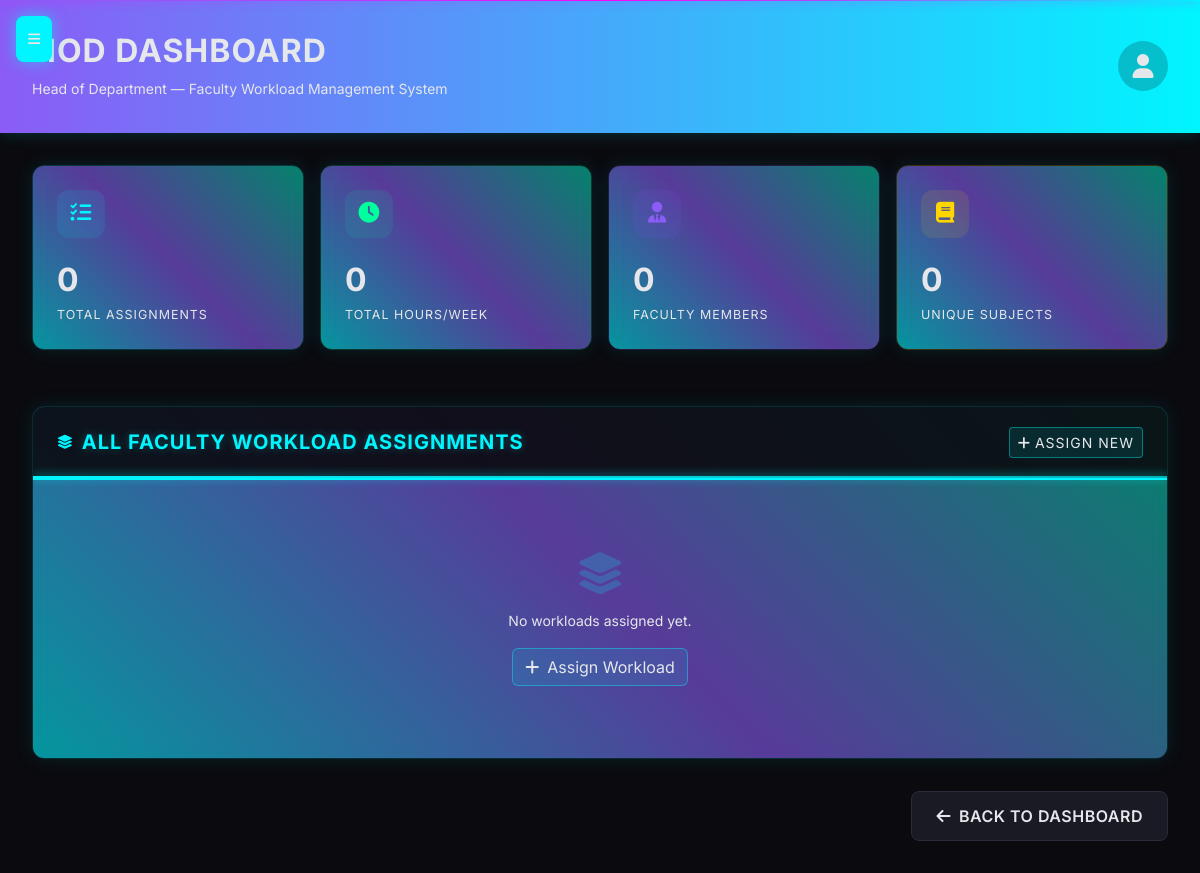
/hod_dashboard/view_workloads (signed in), run on an earlier commit of the app's database.
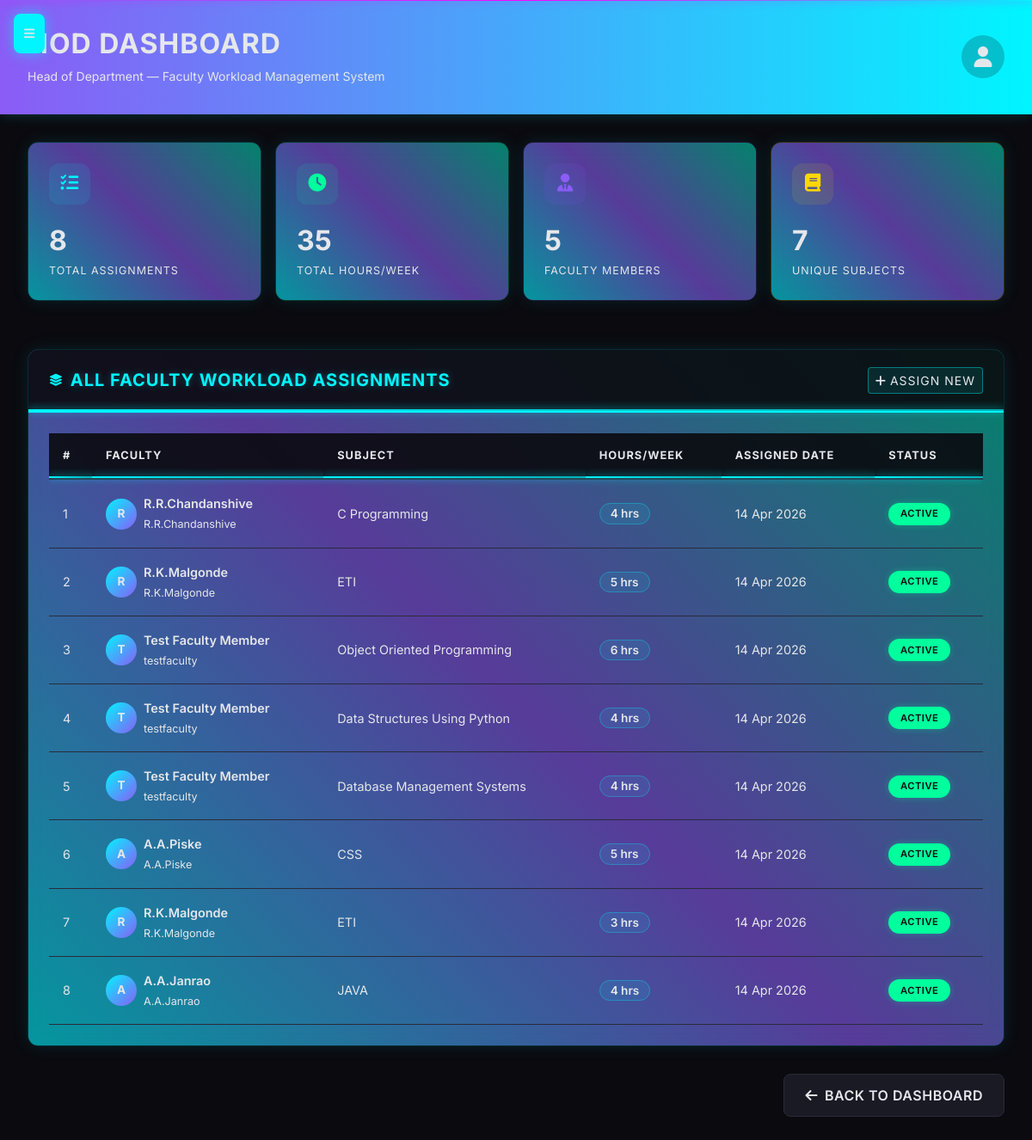
And on a later commit of the database.
### models.py (models this page shows, shortened)
class Workload(db.Model):
    id = db.Column(db.Integer, primary_key=True)
    faculty_id = db.Column(db.Integer, db.ForeignKey('user.id'), nullable=False)
    subject = db.Column(db.String(150))          # plain subject name
    subject_id = db.Column(db.Integer, db.ForeignKey('subject.id'), nullable=True)
    workload_type = db.Column(db.String(50), default='Theory')
    semester = db.Column(db.String(20), default='Current')
    hours = db.Column(db.Integer, nullable=False)
    assigned_by = db.Column(db.Integer, db.ForeignKey('user.id'))
    timestamp = db.Column(db.DateTime, default=datetime.utcnow)
    faculty = db.relationship('User', foreign_keys=[faculty_id])
    hod = db.relationship('User', foreign_keys=[assigned_by])
    subject_rel = db.relationship('Subject', foreign_keys=[subject_id])

class User(UserMixin, db.Model):
    id = db.Column(db.Integer, primary_key=True)
    username = db.Column(db.String(150), unique=True, nullable=False)
    password_hash = db.Column(db.String(256))
    role = db.Column(db.String(20), nullable=False)  # hod, cc, faculty, student
    email = db.Column(db.String(120), unique=True)
    phone = db.Column(db.String(15))
    full_name = db.Column(db.String(200))
    department = db.Column(db.String(100))
    profile_picture = db.Column(db.String(200))
    date_joined = db.Column(db.DateTime, default=datetime.utcnow)
    last_login = db.Column(db.DateTime)
    is_active = db.Column(db.Boolean, default=True)
    roll_number = db.Column(db.String(20))  # For students
    section = db.Column(db.String(10))     # For students

### app.py (the view)
@app.route('/hod_dashboard/view_workloads')
@login_required
def hod_view_workloads():
    if current_user.role != 'hod':
        flash('Access denied. HOD privileges required.', 'error')
        return redirect(url_for('login'))
    workloads = Workload.query.all()
    return render_template('hod/view_workloads.html', workloads=workloads)

### app.py (called while the page is built)
@login_manager.user_loader
def load_user(user_id):
    return User.query.get(int(user_id))

### templates/hod/view_workloads.html (shortened to what the changed rows need)
{% extends "hod_base.html" %}
{% block content %}
<div class="row g-3 mb-4">
    <div class="col-lg-3 col-md-6">
        <div class="card" style="background:var(--bg-card);border:1px solid rgba(0,245,255,0.2);border-radius:12px;padding:1.5rem;">
            <div style="width:48px;height:48px;border-radius:12px;background:rgba(0,245,255,0.1);display:flex;align-items:center;justify-content:center;margin-bottom:1rem;">
                <i class="fas fa-tasks" style="color:var(--neon-cyan);font-size:1.3rem;"></i>
            </div>
            <div style="font-size:2rem;font-weight:700;color:var(--neon-cyan);font-family:'Orbitron',monospace;">{{ workloads|length }}</div>
            <div style="font-size:0.78rem;color:var(--text-muted);text-transform:uppercase;letter-spacing:1px;">Total Assignments</div>
        </div>
    </div>
    <div class="col-lg-3 col-md-6">
        <div class="card" style="background:var(--bg-card);border:1px solid rgba(0,255,157,0.2);border-radius:12px;padding:1.5rem;">
            <div style="width:48px;height:48px;border-radius:12px;background:rgba(0,255,157,0.1);display:flex;align-items:center;justify-content:center;margin-bottom:1rem;">
                <i class="fas fa-clock" style="color:var(--neon-green);font-size:1.3rem;"></i>
            </div>
            <div style="font-size:2rem;font-weight:700;color:var(--neon-green);font-family:'Orbitron',monospace;">{{ workloads|map(attribute='hours')|sum }}</div>
            <div style="font-size:0.78rem;color:var(--text-muted);text-transform:uppercase;letter-spacing:1px;">Total Hours/Week</div>
        </div>
    </div>
    <div class="col-lg-3 col-md-6">
        <div class="card" style="background:var(--bg-card);border:1px solid rgba(139,92,246,0.2);border-radius:12px;padding:1.5rem;">
            <div style="width:48px;height:48px;border-radius:12px;background:rgba(139,92,246,0.1);display:flex;align-items:center;justify-content:center;margin-bottom:1rem;">
                <i class="fas fa-user-tie" style="color:var(--neon-purple);font-size:1.3rem;"></i>
            </div>
            <div style="font-size:2rem;font-weight:700;color:var(--neon-purple);font-family:'Orbitron',monospace;">{{ workloads|map(attribute='faculty_id')|unique|list|length }}</div>
            <div style="font-size:0.78rem;color:var(--text-muted);text-transform:uppercase;letter-spacing:1px;">Faculty Members</div>
        </div>
    </div>
    <div class="col-lg-3 col-md-6">
        <div class="card" style="background:var(--bg-card);border:1px solid rgba(255,215,0,0.2);border-radius:12px;padding:1.5rem;">
            <div style="width:48px;height:48px;border-radius:12px;background:rgba(255,215,0,0.1);display:flex;align-items:center;justify-content:center;margin-bottom:1rem;">
                <i class="fas fa-book" style="color:var(--neon-yellow);font-size:1.3rem;"></i>
            </div>
            <div style="font-size:2rem;font-weight:700;color:var(--neon-yellow);font-family:'Orbitron',monospace;">{{ workloads|map(attribute='subject')|unique|list|length }}</div>
            <div style="font-size:0.78rem;color:var(--text-muted);text-transform:uppercase;letter-spacing:1px;">Unique Subjects</div>
        </div>
    </div>
</div>
<div class="card" style="background:var(--bg-card);border:1px solid rgba(0,245,255,0.15);border-radius:12px;">
    <div class="card-body" style="padding:1.5rem;">
        {% if workloads %}
        <div class="table-responsive">
            <table class="table table-hover">
                <thead>
                    <tr>
                        <th style="color:var(--neon-cyan);border-color:rgba(0,245,255,0.15);">#</th>
                        <th style="color:var(--neon-cyan);border-color:rgba(0,245,255,0.15);">Faculty</th>
                        <th style="color:var(--neon-cyan);border-color:rgba(0,245,255,0.15);">Subject</th>
                        <th style="color:var(--neon-cyan);border-color:rgba(0,245,255,0.15);">Hours/Week</th>
                        <th style="color:var(--neon-cyan);border-color:rgba(0,245,255,0.15);">Assigned Date</th>
                        <th style="color:var(--neon-cyan);border-color:rgba(0,245,255,0.15);">Status</th>
                    </tr>
                </thead>
                <tbody>
                    {% for workload in workloads %}
                    <tr style="border-color:rgba(0,245,255,0.08);">
                        <td style="color:var(--text-muted);">{{ loop.index }}</td>
                        <td>
                            <div class="d-flex align-items-center gap-2">
                                <div style="width:36px;height:36px;border-radius:50%;background:linear-gradient(135deg,var(--neon-cyan),var(--neon-purple));display:flex;align-items:center;justify-content:center;font-weight:700;color:#000;font-size:0.85rem;flex-shrink:0;">
                                    {{ (workload.faculty.full_name or workload.faculty.username)[0]|upper }}
                                </div>
                                <div>
                                    <div style="color:var(--text-primary);font-weight:600;">{{ workload.faculty.full_name or workload.faculty.username }}</div>
                                    <small style="color:var(--text-muted);">{{ workload.faculty.username }}</small>
                                </div>
                            </div>
                        </td>
                        <td style="color:var(--text-primary);">{{ workload.subject }}</td>
                        <td>
                            <span style="background:rgba(0,245,255,0.1);color:var(--neon-cyan);border:1px solid rgba(0,245,255,0.3);border-radius:20px;padding:0.2rem 0.75rem;font-size:0.85rem;font-weight:600;">
                                {{ workload.hours }} hrs
                            </span>
                        </td>
                        <td style="color:var(--text-secondary);">{{ workload.timestamp.strftime('%d %b %Y') }}</td>
                        <td><span class="badge bg-success">Active</span></td>
                    </tr>
                    {% endfor %}
                </tbody>
            </table>
        </div>
        {% else %}
        <div class="text-center py-5">
            <i class="fas fa-layer-group fa-3x mb-3" style="color:rgba(0,245,255,0.2);"></i>
            <p style="color:var(--text-secondary);">No workloads assigned yet.</p>
            <a href="{{ url_for('assign_workload') }}" class="btn" style="background:rgba(0,245,255,0.1);border:1px solid rgba(0,245,255,0.4);color:var(--neon-cyan);">
                <i class="fas fa-plus me-2"></i>Assign Workload
            </a>
        </div>
        {% endif %}
    </div>
</div>
{% endblock %}

What changed in the data, as far as the page shows it:
added Workload: faculty "R.R.Chandanshive", faculty.username "R.R.Chandanshive", subject "C Programming", hours "4", timestamp "14 Apr 2026"
added User: full_name "R"
added Workload: faculty "R.K.Malgonde", faculty.username "R.K.Malgonde", subject "ETI", hours "5", timestamp "14 Apr 2026"
added User: full_name "R"
added Workload: faculty "Test Faculty Member", faculty.username "testfaculty", subject "Object Oriented Programming", hours "6", timestamp "14 Apr 2026"
added User: full_name "T"
added Workload: faculty "Test Faculty Member", faculty.username "testfaculty", subject "Data Structures Using Python", hours "4", timestamp "14 Apr 2026"
added Workload: faculty "Test Faculty Member", faculty.username "testfaculty", subject "Database Management Systems", hours "4", timestamp "14 Apr 2026"
added Workload: faculty "A.A.Piske", faculty.username "A.A.Piske", subject "CSS", hours "5", timestamp "14 Apr 2026"
added User: full_name "A"
added Workload: faculty "R.K.Malgonde", faculty.username "R.K.Malgonde", subject "ETI", hours "3", timestamp "14 Apr 2026"
added Workload: faculty "A.A.Janrao", faculty.username "A.A.Janrao", subject "JAVA", hours "4", timestamp "14 Apr 2026"
added User: full_name "A"
Also different on the page:
{{ workloads|length }}: "0" → "8"
{{ workloads|map(attribute='hours')|sum }}: "0" → "35"
{{ workloads|map(attribute='faculty_id')|unique|list|length }}: "0" → "5"
{{ workloads|map(attribute='subject')|unique|list|length }}: "0" → "7"
text no longer shown: "No workloads assigned yet. Assign Workload"
text now shown: "# FACULTY SUBJECT HOURS/WEEK ASSIGNED DATE STATUS"
